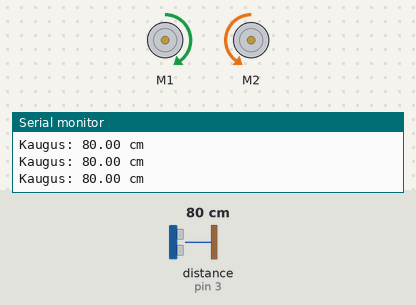
A sketch run on a simulated Arduino Uno, built with avr-gcc and run on an emulated ATmega328P. On the bench: 2 × DC motor (green arrow = forward, orange = backward, longer = faster), the last lines printed to the serial monitor. Inputs (shaded band) come from the test bench; at power-on: distance to the obstacle (sensor on pin 3) 80 cm.

Above: at 1.2 s.
1.3 s: distance to the obstacle (sensor on pin 3) set to 11 cm
2.8 s: distance to the obstacle (sensor on pin 3) set to 8 cm
At 3.3 s:
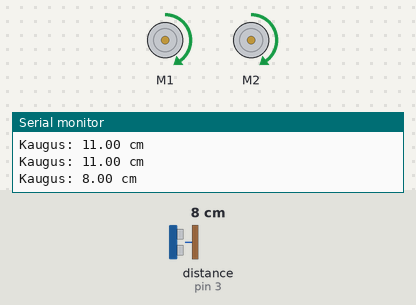
5.8 s: distance to the obstacle (sensor on pin 3) set to 18 cm
At 6.8 s:
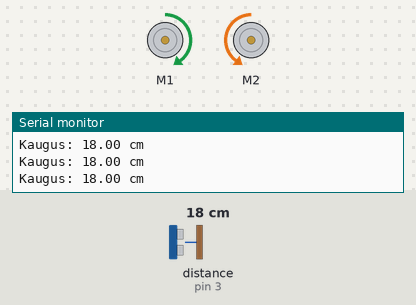
7.4 s: distance to the obstacle (sensor on pin 3) set to 2 cm
At 8.0 s:
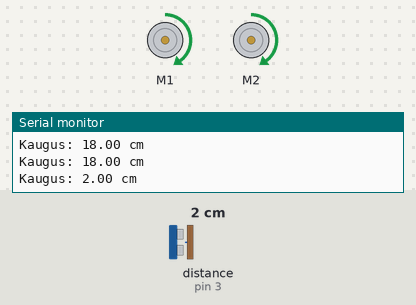
Timing chart, 0 to 11.4 s (numbered marks = the images above; inputs shaded):
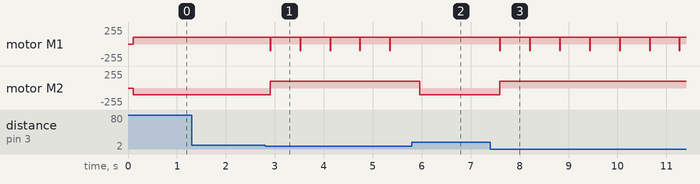

The sketch:

ultrasonic_test_01.ino
```cpp
#include "MeMCore.h"


MeUltrasonicSensor kAndur(PORT_3);

MeDCMotor motorParem(M1);
MeDCMotor motorVasak(M2);

uint8_t motorSpeed = 100;

void setup() {
  Serial.begin(9600);
}

void loop() {
  float kaugus = kAndur.distanceCm();
  Serial.print("Kaugus: ");
  Serial.print(kaugus );
  Serial.println(" cm");
  delay(100);

  motorParem.run(motorSpeed);
  motorVasak.run(-motorSpeed);
  if (kaugus < 10){
      motorParem.stop();
      motorVasak.stop();
      //tagasi käik
      motorParem.run(-motorSpeed);
      motorVasak.run(motorSpeed);
      delay(10);
      motorParem.run(motorSpeed);
      motorVasak.run(motorSpeed);
      delay(500);
    }


}
```

Measured:
- the behaviour switches between 10 and 9 cm on distance to the obstacle (sensor on pin 3) (found by bisection; images 0 and 1)
- after the input at 2.8 s, motor M1: alternates forward 100/255 for 0.60 s and backward 100/255 for 0.01 s, starting after 0.10 s; motor M2: backward 100/255 → forward 100/255 after 0.10 s
- after the input at 5.8 s, motor M1: stops changing and stays forward 100/255; motor M2: forward 100/255 → backward 100/255 after 0.16 s
- after the input at 7.4 s, motor M1: alternates forward 100/255 for 0.60 s and backward 100/255 for 0.01 s, starting after 0.20 s; motor M2: backward 100/255 → forward 100/255 after 0.20 s
